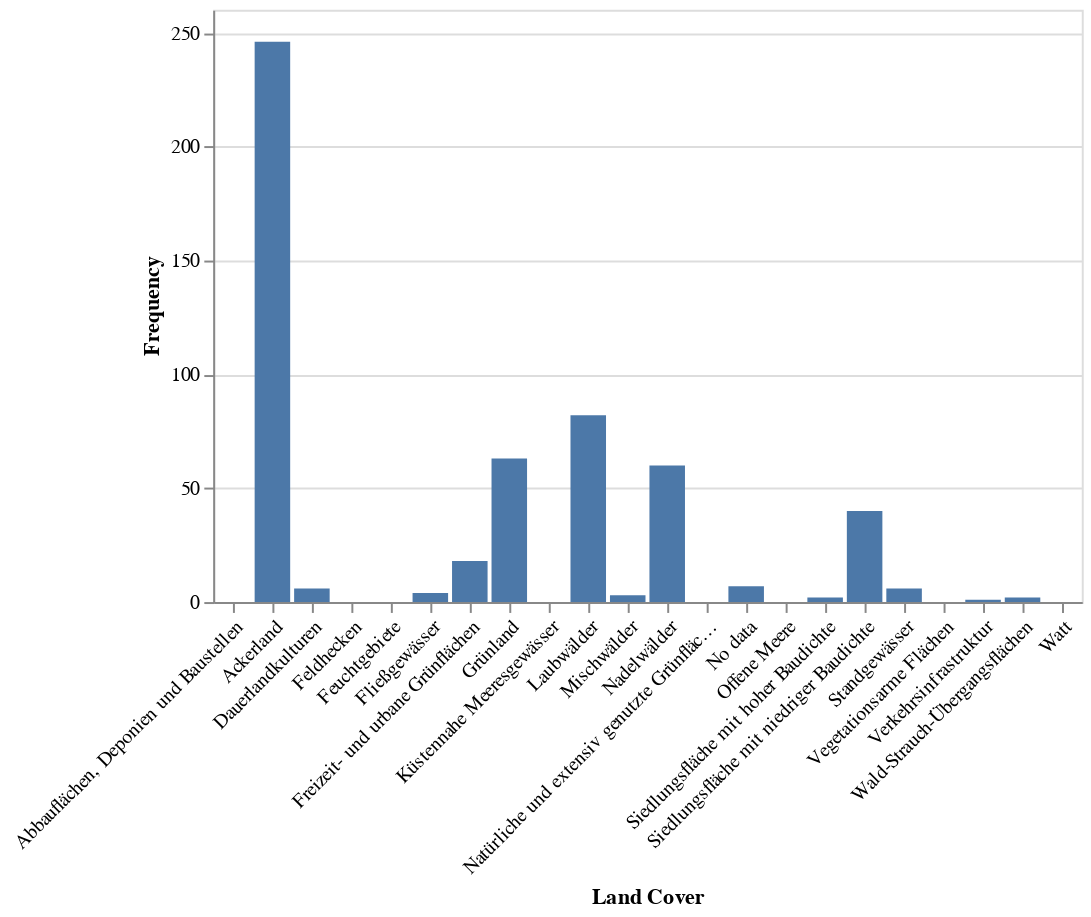

Notebook code for this chart:
### Code cell
#Request the plot from Geo Engine
plot_calopteryx_splendens = workflow_calopteryx_splendens_full_öko.plot_chart(
    ge.QueryRectangle(
        ge.BoundingBox2D(5.852490, 47.271121, 15.022059, 55.065334),
        ge.TimeInterval(start_time, end_time),
        resolution=ge.SpatialResolution(0.1, 0.1),
        srs="EPSG:4326"
    )
)

#Show the plot
alt.Chart.from_dict(plot_calopteryx_splendens.spec)

### Figure 1 — Vega-Lite specification as saved in the notebook (floating-point values rounded to 4 significant figures)
{"config": {"view": {"continuousWidth": 300, "continuousHeight": 300}}, "data": {"name": "data-c3fba2a5fcb2501998514fb09100e546"}, "mark": "bar", "encoding": {"x": {"axis": {"labelAngle": -45}, "field": "Land Cover", "type": "nominal"}, "y": {"field": "Frequency", "type": "quantitative"}}, "width": "container", "$schema": "https://vega.github.io/schema/vega-lite/v5.json", "datasets": {"data-c3fba2a5fcb2501998514fb09100e546": [{"Frequency": 0, "Land Cover": "Abbauflächen, Deponien und Baustellen"}, {"Frequency": 246, "Land Cover": "Ackerland"}, {"Frequency": 6, "Land Cover": "Dauerlandkulturen"}, {"Frequency": 0, "Land Cover": "Feldhecken"}, {"Frequency": 0, "Land Cover": "Feuchtgebiete"}, {"Frequency": 4, "Land Cover": "Fließgewässer"}, {"Frequency": 18, "Land Cover": "Freizeit- und urbane Grünflächen"}, {"Frequency": 63, "Land Cover": "Grünland"}, {"Frequency": 0, "Land Cover": "Küstennahe Meeresgewässer"}, {"Frequency": 82, "Land Cover": "Laubwälder"}, {"Frequency": 3, "Land Cover": "Mischwälder"}, {"Frequency": 60, "Land Cover": "Nadelwälder"}, {"Frequency": 0, "Land Cover": "Natürliche und extensiv genutzte Grünflächen"}, {"Frequency": 7, "Land Cover": "No data"}, {"Frequency": 0, "Land Cover": "Offene Meere"}, {"Frequency": 2, "Land Cover": "Siedlungsfläche mit hoher Baudichte"}, {"Frequency": 40, "Land Cover": "Siedlungsfläche mit niedriger Baudichte"}, {"Frequency": 6, "Land Cover": "Standgewässer"}, {"Frequency": 0, "Land Cover": "Vegetationsarme Flächen"}, {"Frequency": 1, "Land Cover": "Verkehrsinfrastruktur"}, {"Frequency": 2, "Land Cover": "Wald-Strauch-Übergangsflächen"}, {"Frequency": 0, "Land Cover": "Watt"}]}}
